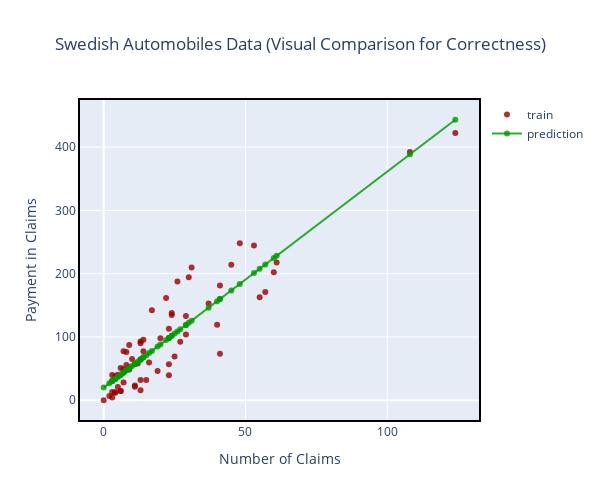

Source (notebook cell):
### Code cell
# Visual Comparisons of Correctness
import plotly.graph_objects as go
fig = go.Figure()
fig.add_trace(go.Scatter(x=data['X'],
                         y=data['Y'],
                         name='train',
                         mode='markers',
                         marker_color='rgba(152, 0, 0, .8)'))
fig.add_trace(go.Scatter(x=data['X'],
                                     y=y_predict,
                                     name='prediction',
                                     mode='lines+markers',
                                     marker_color='rgba(0, 152, 0, 0.8)'))
fig.update_layout(title=f'Swedish Automobiles Data\n(Visual Comparison for Correctness)',
                title_x=0.5,
                xaxis_title='Number of Claims',
                yaxis_title='Payment in Claims',
                height=500,
                width=600)
fig.update_xaxes(showline=True, linewidth=2, linecolor='black',
                 mirror=True)
fig.update_yaxes(showline=True,
                 linewidth=2,
                 linecolor='black',
                 mirror=True)
fig.show()

### Figure 1 — Plotly figure (JSON) as saved in the notebook; plotly's stock layout.template omitted (floating-point values rounded to 4 significant figures)
{"data": [{"marker": {"color": "rgba(152, 0, 0, .8)"}, "mode": "markers", "name": "train", "type": "scatter", "x": [108, 19, 13, 124, 40, 57, 23, 14, 45, 10, 5, 48, 11, 23, 7, 2, 24, 6, 3, 23, 6, 9, 9, 3, 29, 7, 4, 20, 7, 4, 0, 25, 6, 5, 22, 11, 61, 12, 4, 16, 13, 60, 41, 37, 55, 41, 11, 27, 8, 3, 17, 13, 13, 15, 8, 29, 30, 24, 9, 31, 14, 53, 26], "y": [392.5, 46.2, 15.7, 422.2, 119.4, 170.9, 56.9, 77.5, 214, 65.3, 20.9, 248.1, 23.5, 39.6, 48.8, 6.6, 134.9, 50.9, 4.4, 113, 14.8, 48.7, 52.1, 13.2, 103.9, 77.5, 11.8, 98.1, 27.9, 38.1, 0, 69.2, 14.6, 40.3, 161.5, 57.2, 217.6, 58.1, 12.6, 59.6, 89.9, 202.4, 181.3, 152.8, 162.8, 73.4, 21.3, 92.6, 76.1, 39.9, 142.1, 93, 31.9, 32.1, 55.6, 133.3, 194.5, 137.9, 87.4, 209.8, 95.5, 244.6, 187.5]}, {"marker": {"color": "rgba(0, 152, 0, 0.8)"}, "mode": "lines+markers", "name": "prediction", "type": "scatter", "x": [108, 19, 13, 124, 40, 57, 23, 14, 45, 10, 5, 48, 11, 23, 7, 2, 24, 6, 3, 23, 6, 9, 9, 3, 29, 7, 4, 20, 7, 4, 0, 25, 6, 5, 22, 11, 61, 12, 4, 16, 13, 60, 41, 37, 55, 41, 11, 27, 8, 3, 17, 13, 13, 15, 8, 29, 30, 24, 9, 31, 14, 53, 26], "y": [388.7, 84.86, 64.37, 443.3, 156.5, 214.6, 98.51, 67.79, 173.6, 54.13, 37.06, 183.9, 57.55, 98.51, 43.89, 26.82, 101.9, 40.48, 30.24, 98.51, 40.48, 50.72, 50.72, 30.24, 119.0, 43.89, 33.65, 88.27, 43.89, 33.65, 19.99, 105.3, 40.48, 37.06, 95.1, 57.55, 228.2, 60.96, 33.65, 74.62, 64.37, 224.8, 160.0, 146.3, 207.8, 160.0, 57.55, 112.2, 47.31, 30.24, 78.03, 64.37, 64.37, 71.2, 47.31, 119.0, 122.4, 101.9, 50.72, 125.8, 67.79, 200.9, 108.8]}], "layout": {"height": 500, "title": {"text": "Swedish Automobiles Data\n(Visual Comparison for Correctness)", "x": 0.5}, "width": 600, "xaxis": {"autorange": true, "linecolor": "black", "linewidth": 2, "mirror": true, "range": [-8.374, 132.4], "showline": true, "title": {"text": "Number of Claims"}, "type": "linear"}, "yaxis": {"autorange": true, "linecolor": "black", "linewidth": 2, "mirror": true, "range": [-31.21, 474.5], "showline": true, "title": {"text": "Payment in Claims"}, "type": "linear"}}}
